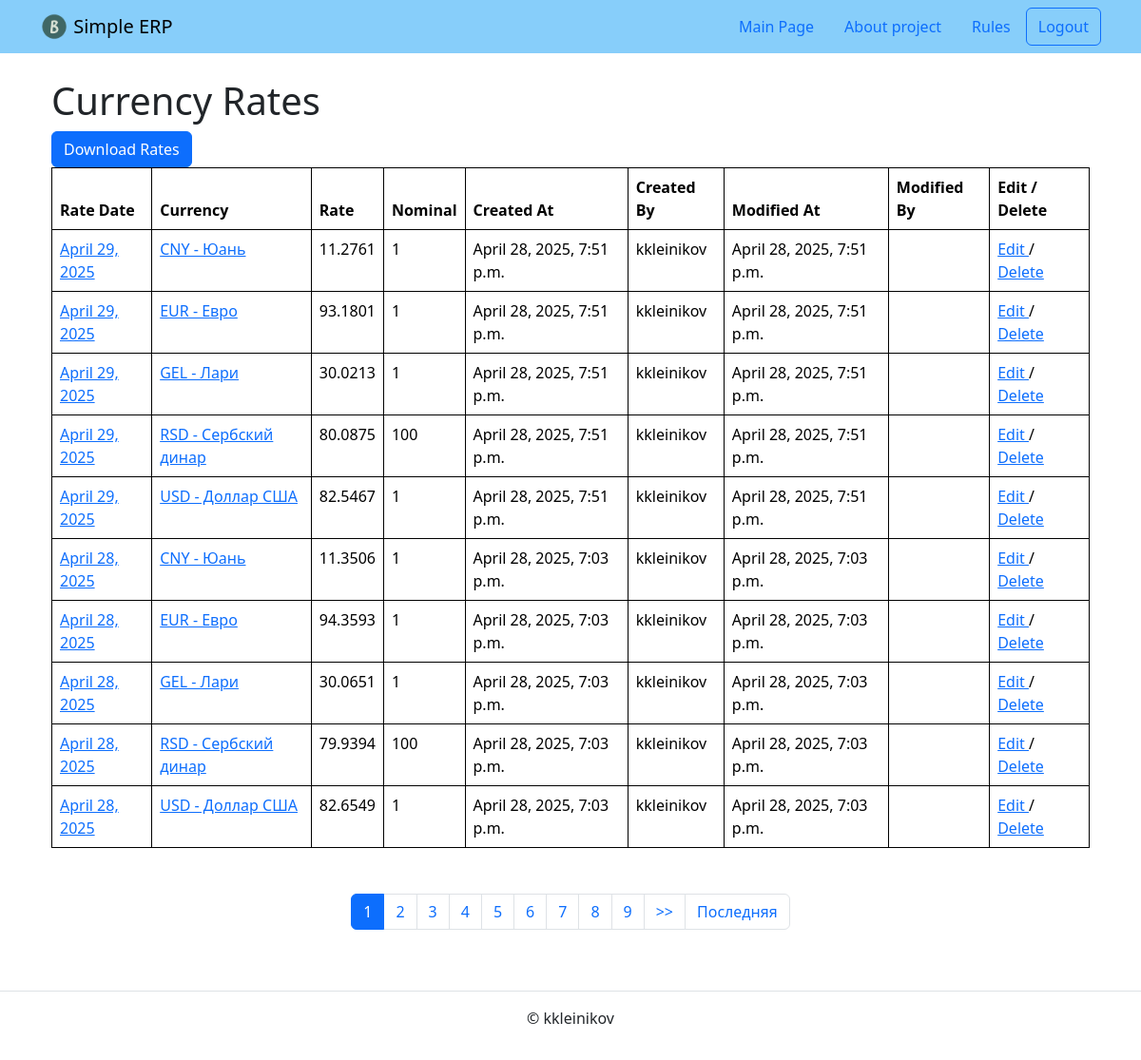
Page /currency_rates/ (signed in) on the earlier database version.
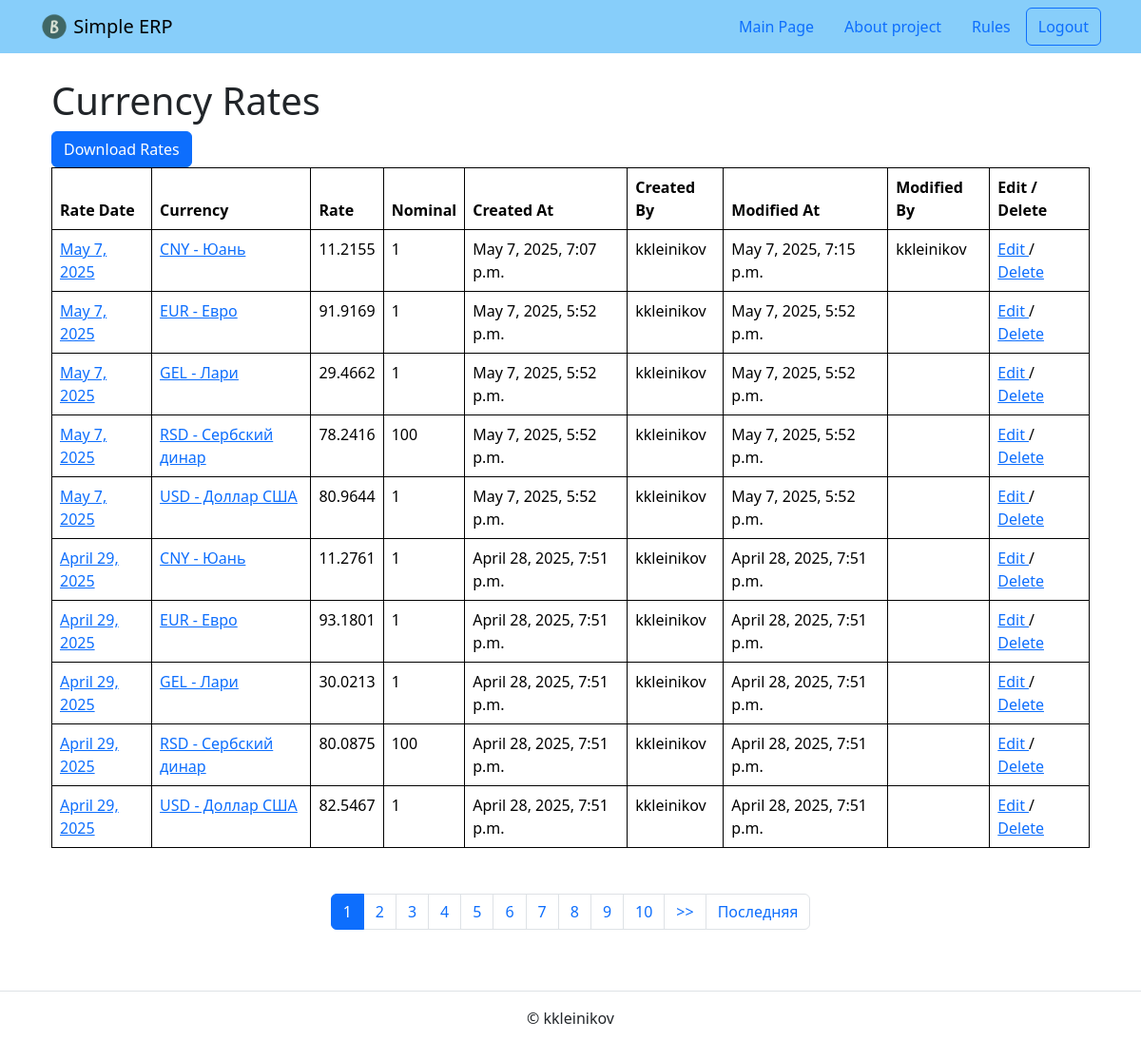
Same page on the later database version.
### common/models.py (models this page shows, shortened)
class CurrencyRate(AuditTrailModel):
    currency = models.ForeignKey(
        Currency,
        on_delete=models.CASCADE,
        related_name='rates',
        verbose_name='Currency',
    )
    rate_date = models.DateField(blank=False, null=False)
    nominal = models.PositiveSmallIntegerField(default=1)
    rate = models.FloatField(blank=False, null=False)
    class Meta:
        ordering = ['-rate_date', 'currency']
        verbose_name = 'Currency Rate'
        verbose_name_plural = 'Currency Rates'
        unique_together = ('currency', 'rate_date')

class Currency(AuditTrailModel, NoteModel):
    code = models.CharField(
        primary_key=True,
        max_length=3,
        unique=True,
        null=False,
        verbose_name='Currency Code',
    )
    name = models.CharField(
        max_length=30,
        verbose_name='Short Description',
    )
    iso_code = models.CharField(
        max_length=3,
        unique=True,
        verbose_name='ISO',
    )
    numeric_code = models.PositiveSmallIntegerField(
        default=0,
    )
    class Meta:
        ordering = ['code']
        verbose_name = 'Currency'
        verbose_name_plural = 'Currencies'
    def __str__(self):
        return f'{self.code} - {self.name}'

### common/views.py (the view)
class CurrencyRateListView(LoginRequiredMixin, ListView):
    model = CurrencyRate
    paginate_by = PAGINATOR_VALUE
    def get_context_data(self, **kwargs):
        context = super().get_context_data(**kwargs)
        context['title'] = 'Currency Rates'
        context['header'] = 'Currency Rates'
        return context
    def get_queryset(self):
        queryset = super().get_queryset()
        queryset = queryset.select_related('currency')
        return queryset

### templates/common/currencyrate_list.html (shortened to what this page needs)
{% extends "base.html" %}
{% block content %}
  <body>
    <div class="container" style="margin-top: 10px">
      <h1>{{ header }}</h1>
      <a href="{% url 'common:download_rates' %}" class="btn btn-primary">Download Rates</a>
      <table class="table">
        <thead class="thead-dark">
          <tr style="background-color: lightgreen">
            <th scope="col">Rate Date</th>
            <th scope="col">Currency</th>
            <th scope="col">Rate</th>
            <th scope="col">Nominal</th>
            <th scope="col">Created At</th>
            <th scope="col">Created By</th>
            <th scope="col">Modified At</th>
            <th scope="col">Modified By</th>
            <th scope="col">Edit / Delete</th>
          </tr>
        </thead>
        <tbody>
          {% for currency_rate in currencyrate_list %}
          <tr>
            <td>
              <a href="{% url 'common:currency_rates_date' currency_rate.rate_date %}">
              {{ currency_rate.rate_date }}</a>
            </td>
            <td>
              <a href="{% url 'common:currency_rates_currency' currency_rate.currency.code %}">
              {{ currency_rate.currency }}</a>
            </td>
            <td>{{ currency_rate.rate }}</td>
            <td>{{ currency_rate.nominal }}</td>
            <td>{{ currency_rate.created_at }}</td>
            <td>{{ currency_rate.created_by }}</td>
            <td>{{ currency_rate.modified_at }}</td>
            <td>{{ currency_rate.modified_by }}</td>
            <td>
              <a href="{% url 'common:currency_rates_edit' currency_rate.id %}">
                Edit
              </a> /
              <a href="{% url 'common:currency_rates_delete' currency_rate.id %}">
                Delete
              </a>
            </td>
          </tr>
          {% endfor %}
        </tbody>
      </table>
    </div>
  </body>
  {% include "includes/paginator.html" %}
{% endblock %}

Differences in the rows shown:
no longer on this page (row unchanged): CurrencyRate: rate_date "April 28, 2025", currency "CNY - Юань", rate "11.3506", nominal "1", created_at "April 28, 2025, 7:03 p.m.", created_by "kkleinikov", modified_at "April 28, 2025, 7:03 p.m."
no longer on this page (row unchanged): CurrencyRate: rate_date "April 28, 2025", currency "EUR - Евро", rate "94.3593", nominal "1", created_at "April 28, 2025, 7:03 p.m.", created_by "kkleinikov", modified_at "April 28, 2025, 7:03 p.m."
no longer on this page (row unchanged): CurrencyRate: rate_date "April 28, 2025", currency "GEL - Лари", rate "30.0651", nominal "1", created_at "April 28, 2025, 7:03 p.m.", created_by "kkleinikov", modified_at "April 28, 2025, 7:03 p.m."
no longer on this page (row unchanged): CurrencyRate: rate_date "April 28, 2025", currency "RSD - Сербский динар", rate "79.9394", nominal "100", created_at "April 28, 2025, 7:03 p.m.", created_by "kkleinikov", modified_at "April 28, 2025, 7:03 p.m."
no longer on this page (row unchanged): CurrencyRate: rate_date "April 28, 2025", currency "USD - Доллар США", rate "82.6549", nominal "1", created_at "April 28, 2025, 7:03 p.m.", created_by "kkleinikov", modified_at "April 28, 2025, 7:03 p.m."
added CurrencyRate: rate_date "May 7, 2025", currency "CNY - Юань", rate "11.2155", nominal "1", created_at "May 7, 2025, 7:07 p.m.", created_by "kkleinikov", modified_at "May 7, 2025, 7:15 p.m.", modified_by "kkleinikov"
added CurrencyRate: rate_date "May 7, 2025", currency "EUR - Евро", rate "91.9169", nominal "1", created_at "May 7, 2025, 5:52 p.m.", created_by "kkleinikov", modified_at "May 7, 2025, 5:52 p.m."
added CurrencyRate: rate_date "May 7, 2025", currency "GEL - Лари", rate "29.4662", nominal "1", created_at "May 7, 2025, 5:52 p.m.", created_by "kkleinikov", modified_at "May 7, 2025, 5:52 p.m."
added CurrencyRate: rate_date "May 7, 2025", currency "RSD - Сербский динар", rate "78.2416", nominal "100", created_at "May 7, 2025, 5:52 p.m.", created_by "kkleinikov", modified_at "May 7, 2025, 5:52 p.m."
added CurrencyRate: rate_date "May 7, 2025", currency "USD - Доллар США", rate "80.9644", nominal "1", created_at "May 7, 2025, 5:52 p.m.", created_by "kkleinikov", modified_at "May 7, 2025, 5:52 p.m."
Other differences:
new list line: "10"
